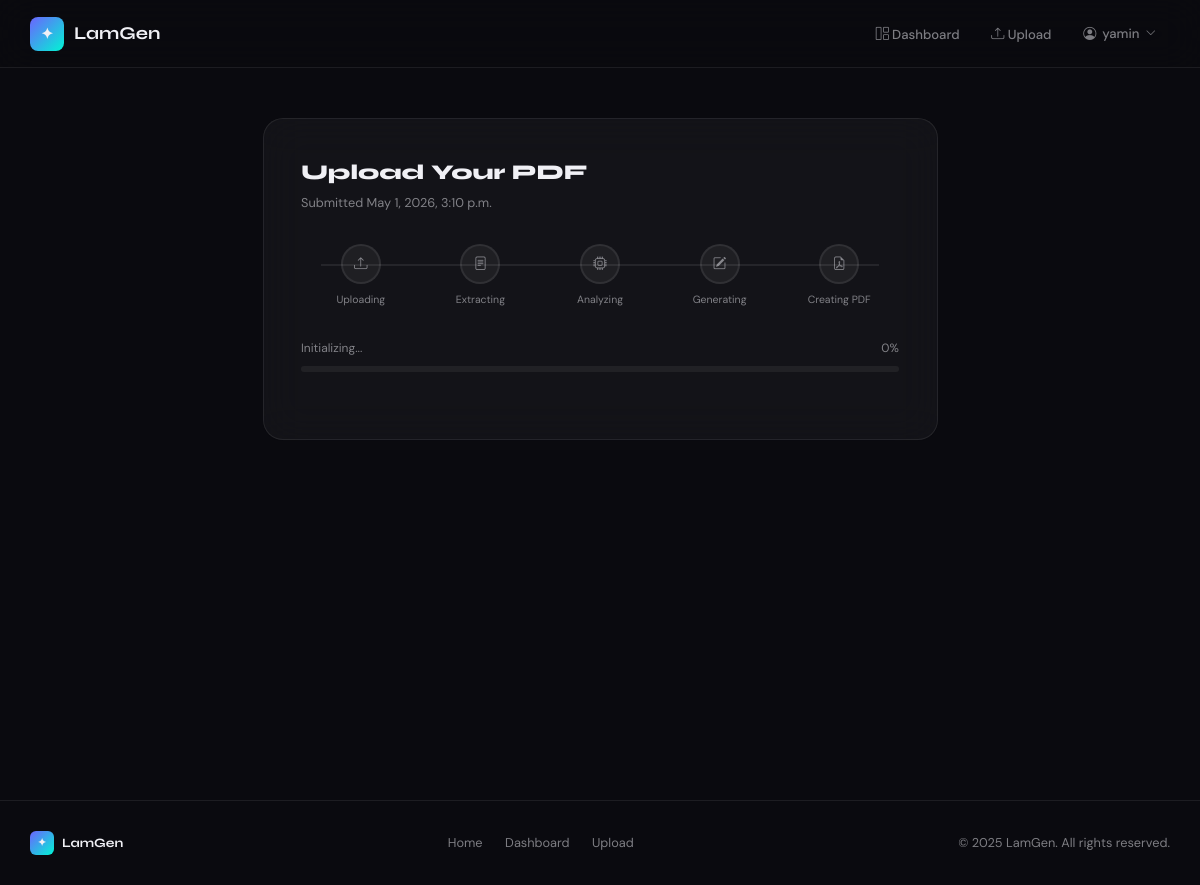
The page /thesis/status/39/ (signed in) on the database its author committed.
### accounts/models.py (models this page shows, shortened)
class CustomUser(AbstractUser):
    email = models.EmailField(unique=True)
    university = models.CharField(max_length=255)
    bio = models.TextField(blank=True, default='')
    USERNAME_FIELD = 'username'
    REQUIRED_FIELDS = ['email', 'university']

### thesis/models.py (models this page shows, shortened)
class ThesisRequest(models.Model):
    user = models.ForeignKey(
        settings.AUTH_USER_MODEL,
        on_delete=models.CASCADE,
        related_name='thesis_requests',
    )
    title = models.CharField(max_length=500)
    input_file = models.FileField(upload_to='uploads/', null=True, blank=True)
    output_file = models.FileField(upload_to='outputs/', null=True, blank=True)
    generated_thesis = models.TextField(blank=True, default='')
    status = models.CharField(
        max_length=20,
        choices=StatusChoices.choices,
        default=StatusChoices.PENDING,
        db_index=True,
    )
    error_message = models.TextField(blank=True, default='')
    created_at = models.DateTimeField(auto_now_add=True, db_index=True)
    updated_at = models.DateTimeField(auto_now=True)
    class Meta:
        ordering = ['-created_at']

### thesis/views.py (the view)
# urls.py: path('status/<int:pk>/', views.ThesisStatusView.as_view(), name='status'),
class ThesisStatusView(LoginRequiredMixin, ThesisOwnerMixin, View):
    def get(self, request, pk):
        thesis = self.get_thesis(pk)
        return render(request, 'thesis/status.html', {'thesis': thesis})

### thesis/views.py (called while the page is built)
    def get_thesis(self, pk):
        obj = get_object_or_404(ThesisRequest, pk=pk)
        if obj.user != self.request.user:
            raise PermissionDenied
        return obj

### thesis/templates/thesis/status.html (shortened to what this page needs)
{% extends 'base.html' %}
{% block content %}
<div class="status-page">
    <div class="status-card fade-up">
        <div class="status-title">{{ thesis.title }}</div>
        <div class="status-meta">Submitted {{ thesis.created_at|date:"N j, Y, g:i a" }}</div>
        <div class="progress-steps" id="progressSteps">
            <div class="step" id="step-uploading">
                <div class="step-icon"><i class="bi bi-upload"></i></div>
                <div class="step-label">Uploading</div>
            </div>
            <div class="step" id="step-extracting">
                <div class="step-icon"><i class="bi bi-file-text"></i></div>
                <div class="step-label">Extracting</div>
            </div>
            <div class="step" id="step-analyzing">
                <div class="step-icon"><i class="bi bi-cpu"></i></div>
                <div class="step-label">Analyzing</div>
            </div>
            <div class="step" id="step-generating">
                <div class="step-icon"><i class="bi bi-pencil-square"></i></div>
                <div class="step-label">Generating</div>
            </div>
            <div class="step" id="step-creating">
                <div class="step-icon"><i class="bi bi-file-earmark-pdf"></i></div>
                <div class="step-label">Creating PDF</div>
            </div>
        </div>
        <div class="progress-wrap">
            <div class="progress-info">
                <span id="statusText">Initializing...</span>
                <span id="progressPercent">0%</span>
            </div>
            <div class="progress-track">
            </div>
        </div>
    </div>
</div>
{% endblock %}

### templates/base.html (shortened to what this page needs)
<!DOCTYPE html>
<html lang="en">
<head>
    <link href="https://cdn.jsdelivr.net/npm/bootstrap-icons@1.11.3/font/bootstrap-icons.min.css" rel="stylesheet">
    {% load static %}
</head>
<body>
    <div class="mesh-bg"><span></span></div>
    <nav class="nexus-nav">
        <a href="{% url 'home' %}" class="nav-brand">
            <div class="brand-icon">✦</div>
            LamGen
        </a>
        <ul class="nav-links">
            {% if user.is_authenticated %}
            <li><a href="{% url 'dashboard' %}"><i class="bi bi-grid-1x2"></i> Dashboard</a></li>
            <li><a href="{% url 'thesis:upload' %}"><i class="bi bi-upload"></i> Upload</a></li>
            <li class="nav-dropdown">
                <button class="nav-dropdown-toggle" onclick="this.closest('.nav-dropdown').classList.toggle('open')">
                    <i class="bi bi-person-circle"></i> {{ user.username }} <i class="bi bi-chevron-down" style="font-size:0.7rem;"></i>
                </button>
            </li>
            {% else %}
            <li><a href="{% url 'accounts:login' %}">Sign In</a></li>
            <li><a href="{% url 'accounts:register' %}" style="color:var(--primary);font-weight:600;">Get Started</a></li>
            {% endif %}
        </ul>
    </nav>
    <main>
        {% block content %}{% endblock %}
    </main>
    <footer class="nexus-footer">
        <a href="{% url 'home' %}" class="footer-brand">
            <div class="brand-icon" style="width:24px;height:24px;background:linear-gradient(135deg,var(--primary),var(--accent));border-radius:6px;display:flex;align-items:center;justify-content:center;font-size:0.7rem;">✦</div>
            LamGen
        </a>
        <div class="footer-links">
            <a href="{% url 'home' %}">Home</a>
            {% if user.is_authenticated %}
            <a href="{% url 'dashboard' %}">Dashboard</a>
            <a href="{% url 'thesis:upload' %}">Upload</a>
            {% endif %}
        </div>
        <span>&copy; 2025 LamGen. All rights reserved.</span>
    </footer>
</body>
</html>

### templates/base.html (style rules this page uses)
:root { --bg: #0A0A0F; --surface: rgba(255,255,255,0.04); --border: rgba(255,255,255,0.08); --primary: #6C63FF; --accent: #00F5D4; --danger: #FF6B6B; --text: #F0F0F5; --muted: rgba(240,240,245,0.5); --glow: 0 0 40px rgba(108,99,255,0.25); }
*, *::before, *::after { box-sizing: border-box; margin: 0; padding: 0; }
html, body { height: 100%; background: var(--bg); color: var(--text); font-family: 'DM Sans', sans-serif; font-size: 15px; line-height: 1.6; overflow-x: hidden; }
.mesh-bg { position: fixed; inset: 0; z-index: -1; overflow: hidden; }
.mesh-bg::before, .mesh-bg::after, .mesh-bg span { content: ''; position: absolute; border-radius: 50%; filter: blur(80px); opacity: 0.18; }
.mesh-bg::before { width: 600px; height: 600px; background: radial-gradient(circle, #6C63FF 0%, transparent 70%); top: -150px; left: -150px; animation: meshMove1 18s ease-in-out infinite alternate; }
.mesh-bg::after { width: 500px; height: 500px; background: radial-gradient(circle, #00F5D4 0%, transparent 70%); bottom: -100px; right: -100px; animation: meshMove2 22s ease-in-out infinite alternate; }
.mesh-bg span { width: 400px; height: 400px; background: radial-gradient(circle, #FF6B6B 0%, transparent 70%); top: 40%; left: 50%; transform: translate(-50%, -50%); animation: meshMove3 26s ease-in-out infinite alternate; }
.nexus-nav { position: fixed; top: 0; left: 0; right: 0; z-index: 1000; height: 68px; display: flex; align-items: center; padding: 0 2rem; background: rgba(10,10,15,0.7); backdrop-filter: blur(20px); -webkit-backdrop-filter: blur(20px); border-bottom: 1px solid var(--border); }
.nexus-nav .nav-brand { display: flex; align-items: center; gap: 10px; text-decoration: none; font-family: 'Syne', sans-serif; font-weight: 700; font-size: 1.2rem; color: var(--text); flex-shrink: 0; }
.nexus-nav .nav-brand .brand-icon { width: 34px; height: 34px; background: linear-gradient(135deg, var(--primary), var(--accent)); border-radius: 8px; display: flex; align-items: center; justify-content: center; font-size: 1rem; }
.nexus-nav .nav-links { display: flex; align-items: center; gap: 0.25rem; margin-left: auto; list-style: none; }
.nexus-nav .nav-links a { color: var(--muted); text-decoration: none; padding: 6px 14px; border-radius: 8px; font-size: 0.875rem; font-weight: 500; transition: all 0.3s cubic-bezier(0.4,0,0.2,1); }
.nav-dropdown { position: relative; }
.nav-dropdown-toggle { display: flex; align-items: center; gap: 6px; color: var(--muted); background: none; border: none; cursor: pointer; padding: 6px 14px; border-radius: 8px; font-size: 0.875rem; font-weight: 500; font-family: 'DM Sans', sans-serif; transition: all 0.3s cubic-bezier(0.4,0,0.2,1); }
main { padding-top: 80px; min-height: 100vh; }
.fade-up { animation: fadeUp 0.6s ease forwards; opacity: 0; }
.nexus-footer { border-top: 1px solid var(--border); padding: 2rem; display: flex; align-items: center; justify-content: space-between; flex-wrap: wrap; gap: 1rem; font-size: 0.85rem; color: var(--muted); }
.nexus-footer .footer-brand { display: flex; align-items: center; gap: 8px; font-family: 'Syne', sans-serif; font-weight: 700; color: var(--text); text-decoration: none; }
.nexus-footer .footer-links { display: flex; gap: 1.5rem; }
.nexus-footer .footer-links a { color: var(--muted); text-decoration: none; transition: color 0.2s; }

### rows shown on the page
CustomUser: username "yamin"
ThesisRequest: title "Upload Your PDF", created_at "May 1, 2026, 3:10 p.m."
